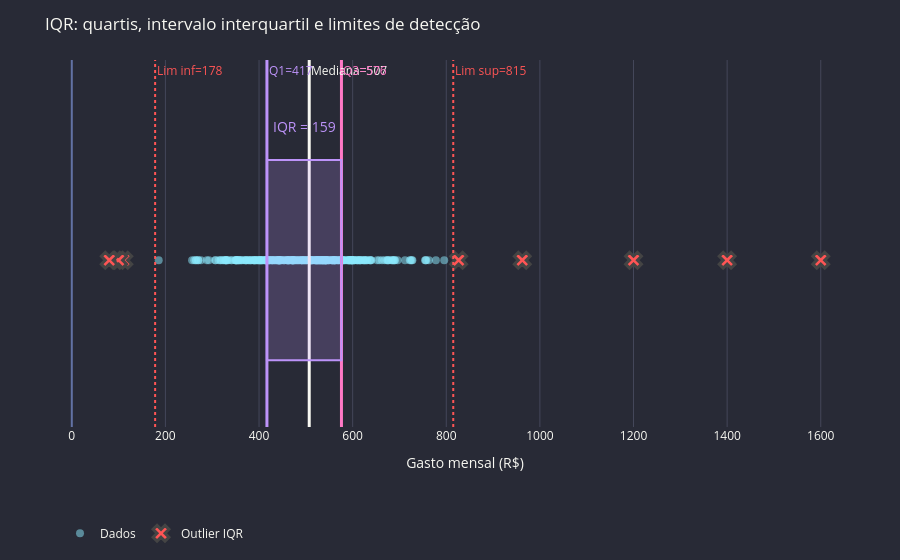

Here is the notebook cell this chart was saved with:
### Markdown cell above
## 2. IQR: Quartis Visualizados

Mostra Q1, Q3, IQR e os limites de detecção.

### Code cell
np.random.seed(42)
data = np.random.normal(500, 120, 300)
data = np.append(data, [1200, 1400, 100, 1600, 80])

q1, q3 = np.percentile(data, [25, 75])
iqr = q3 - q1
lim_inf = q1 - 1.5 * iqr
lim_sup = q3 + 1.5 * iqr
median = np.median(data)

fig_iqr_viz = go.Figure()

# Strip plot dos dados
fig_iqr_viz.add_trace(go.Scatter(
    x=data, y=np.zeros_like(data), mode='markers', name='Dados',
    marker=dict(color=DRACULA['cyan'], size=8, opacity=0.5),
))

# Linhas dos quartis
for val, color, label in [(q1, DRACULA['purple'], f'Q1={q1:.0f}'),
                          (median, DRACULA['fg'], f'Mediana={median:.0f}'),
                          (q3, DRACULA['pink'], f'Q3={q3:.0f}')]:
    fig_iqr_viz.add_vline(x=val, line_color=color, line_width=3,
                          annotation_text=label, annotation_font_color=color)

# IQR box
fig_iqr_viz.add_shape(type='rect', x0=q1, x1=q3, y0=-0.3, y1=0.3,
                      fillcolor=f'rgba(189,147,249,0.2)', line_color=DRACULA['purple'], line_width=2)
fig_iqr_viz.add_annotation(x=(q1+q3)/2, y=0.4, text=f'IQR = {iqr:.0f}',
                           showarrow=False, font=dict(color=DRACULA['purple'], size=14))

# Limites
for val, label in [(lim_inf, f'Lim inf={lim_inf:.0f}'), (lim_sup, f'Lim sup={lim_sup:.0f}')]:
    fig_iqr_viz.add_vline(x=val, line_color=DRACULA['red'], line_dash='dot', line_width=2,
                          annotation_text=label, annotation_font_color=DRACULA['red'])

# Outliers destacados
outliers = data[(data < lim_inf) | (data > lim_sup)]
fig_iqr_viz.add_trace(go.Scatter(
    x=outliers, y=np.zeros_like(outliers), mode='markers', name='Outlier IQR',
    marker=dict(color=DRACULA['red'], size=14, symbol='x', line=dict(width=3)),
))

fig_iqr_viz.update_yaxes(visible=False, range=[-0.5, 0.6])
fig_iqr_viz.update_xaxes(title="Gasto mensal (R$)")
fig_iqr_viz = apply_dracula(fig_iqr_viz, "IQR: quartis, intervalo interquartil e limites de detecção")
fig_iqr_viz.show()

### Figure 1 — Plotly figure (JSON) as saved in the notebook; plotly's stock layout.template omitted (floating-point values rounded to 4 significant figures; data arrays with more than 128 entries replaced by an {"elided": "..."} marker saying what was removed)
{"data": [{"marker": {"color": "#8be9fd", "opacity": 0.5, "size": 8}, "mode": "markers", "name": "Dados", "type": "scatter", "x": {"elided": "305 float values"}, "y": {"elided": "305 float values"}}, {"marker": {"color": "#ff5555", "line": {"width": 3}, "size": 14, "symbol": "x"}, "mode": "markers", "name": "Outlier IQR", "type": "scatter", "x": [826.4, 962.3, 111.0, 1200.0, 1400.0, 100.0, 1600.0, 80.0], "y": [0.0, 0.0, 0.0, 0.0, 0.0, 0.0, 0.0, 0.0]}], "layout": {"annotations": [{"font": {"color": "#bd93f9"}, "showarrow": false, "text": "Q1=417", "x": 416.9, "xanchor": "left", "xref": "x", "y": 1, "yanchor": "top", "yref": "y domain"}, {"font": {"color": "#f8f8f2"}, "showarrow": false, "text": "Mediana=507", "x": 507.2, "xanchor": "left", "xref": "x", "y": 1, "yanchor": "top", "yref": "y domain"}, {"font": {"color": "#ff79c6"}, "showarrow": false, "text": "Q3=576", "x": 576.1, "xanchor": "left", "xref": "x", "y": 1, "yanchor": "top", "yref": "y domain"}, {"font": {"color": "#bd93f9", "size": 14}, "showarrow": false, "text": "IQR = 159", "x": 496.5, "y": 0.4}, {"font": {"color": "#ff5555"}, "showarrow": false, "text": "Lim inf=178", "x": 178.0, "xanchor": "left", "xref": "x", "y": 1, "yanchor": "top", "yref": "y domain"}, {"font": {"color": "#ff5555"}, "showarrow": false, "text": "Lim sup=815", "x": 814.9, "xanchor": "left", "xref": "x", "y": 1, "yanchor": "top", "yref": "y domain"}], "font": {"color": "#f8f8f2"}, "legend": {"orientation": "h", "y": -0.25}, "margin": {"b": 55, "l": 60, "r": 30, "t": 60}, "paper_bgcolor": "#282a36", "plot_bgcolor": "#282a36", "shapes": [{"line": {"color": "#bd93f9", "width": 3}, "type": "line", "x0": 416.9, "x1": 416.9, "xref": "x", "y0": 0, "y1": 1, "yref": "y domain"}, {"line": {"color": "#f8f8f2", "width": 3}, "type": "line", "x0": 507.2, "x1": 507.2, "xref": "x", "y0": 0, "y1": 1, "yref": "y domain"}, {"line": {"color": "#ff79c6", "width": 3}, "type": "line", "x0": 576.1, "x1": 576.1, "xref": "x", "y0": 0, "y1": 1, "yref": "y domain"}, {"fillcolor": "rgba(189,147,249,0.2)", "line": {"color": "#bd93f9", "width": 2}, "type": "rect", "x0": 416.9, "x1": 576.1, "y0": -0.3, "y1": 0.3}, {"line": {"color": "#ff5555", "dash": "dot", "width": 2}, "type": "line", "x0": 178.0, "x1": 178.0, "xref": "x", "y0": 0, "y1": 1, "yref": "y domain"}, {"line": {"color": "#ff5555", "dash": "dot", "width": 2}, "type": "line", "x0": 814.9, "x1": 814.9, "xref": "x", "y0": 0, "y1": 1, "yref": "y domain"}], "showlegend": true, "title": {"text": "IQR: quartis, intervalo interquartil e limites de detecção"}, "xaxis": {"gridcolor": "#44475a", "title": {"text": "Gasto mensal (R$)"}, "zerolinecolor": "#6272a4"}, "yaxis": {"gridcolor": "#44475a", "range": [-0.5, 0.6], "visible": false, "zerolinecolor": "#6272a4"}}}
